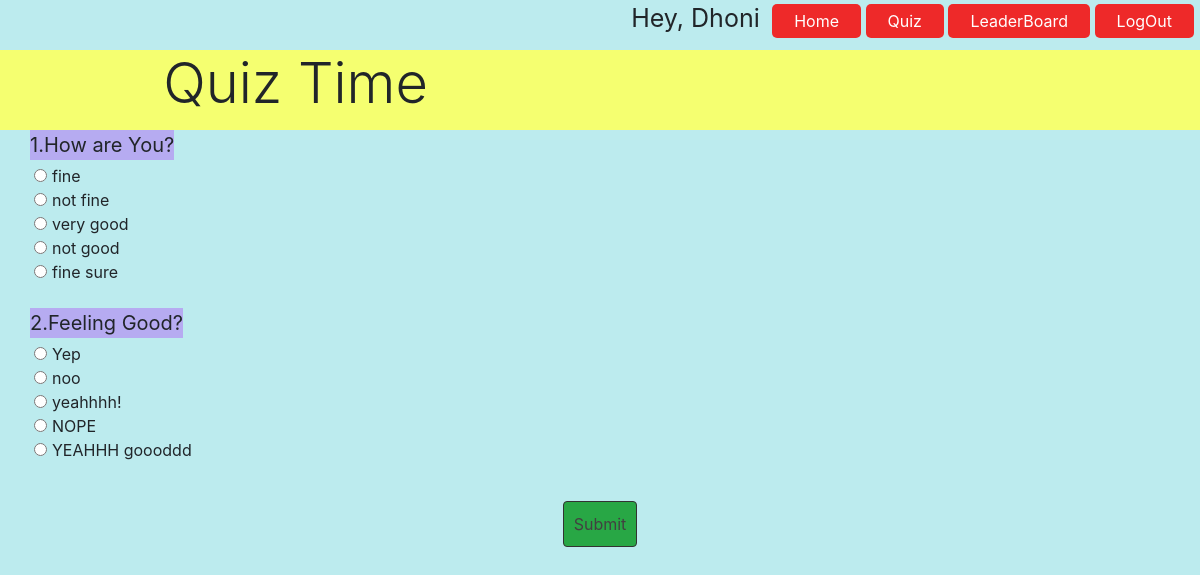
Page /basic_app/quiz/ (signed in) on the committed database.
### basic_app/models.py (models this page shows, shortened)
class Quiz(models.Model):
    question = models.CharField(max_length = 200)
    choice_one = models.CharField(max_length = 200)
    choice_two = models.CharField(max_length = 200)
    choice_three = models.CharField(max_length = 200)
    choice_four = models.CharField(max_length = 200)
    choice_five = models.CharField(max_length = 200)
    answer = models.CharField(max_length = 200)

### basic_app/views.py (the view)
# urls.py: path('quiz/',views.quiz,name="quiz"),
@login_required()
def quiz(request):
    questions = Quiz.objects.all()
    args = {'questions':questions}
    return render(request,'quiz/quiz.html',args)

### templates/quiz/quiz.html (shortened to what this page needs)
{% extends 'base.html' %} {% block content %}
<div class="header">
    <div class="display-4">Quiz Time</div>
</div>
<div class="qpage">
    <form action="{% url 'answer' %}" method="POST">
        <div class="mainQ">
            {% for question in questions %}
            <div class="quetionTitle">{{ question.id }}.{{ question.question }} </div><br>
            <div id="choices" class='select'>
                <input class='select' type="radio" name="{{question.id}}" value="{{question.choice_one}}" required><span class="label">{{question.choice_one}}</span><br>
                <input class='select' type="radio" name="{{question.id}}" value="{{question.choice_two}}" required><span class="label">{{question.choice_two}}</span><br>
                <input class='select' type="radio" name="{{question.id}}" value="{{question.choice_three}}" required><span class="label">{{question.choice_three}}</span><br>
                <input class='select' type="radio" name="{{question.id}}" value="{{question.choice_four}}" required><span class="label">{{question.choice_four}}</span><br>
                <input class='select' type="radio" name="{{question.id}}" value="{{question.choice_five}}" required><span class="label">{{question.choice_five}}</span><br>
            </div><br>
            {% endfor %}
        </div>
        <div style="text-align:center ;margin:5px"> <input class="btn btn-success" type="submit" class="submit" id="submit" value="Submit" /></div>
    </form>
</div>
{% endblock %}

### templates/base.html (shortened to what this page needs)
{% load static %}
<!DOCTYPE html>
<html lang="en">
<head>
    <link rel="stylesheet" href="https://stackpath.bootstrapcdn.com/bootstrap/4.4.1/css/bootstrap.min.css">
    <link href="{% static 'css/base.css' %}" rel="stylesheet">
    <link href="{% static 'css/quiz/quiz.css' %}" rel="stylesheet">
    <link href="{% static 'css/index.css' %}" rel="stylesheet">
</head>
<body>
    <div class="fix">
        <ul>
            {% if user.is_authenticated %}
            <span style="font-size:25px; margin-right:8px">Hey, {{user.username}}</span>
            {% endif %}
            <li><a href="{% url 'index' %}">Home</a></li>
            <li><a href="{% url 'quiz' %}">Quiz</a></li>
            <li><a href="{% url 'leader' %}">LeaderBoard</a></li>
            {% if user.is_authenticated %}
            <li><a href="{% url 'logout' %}">LogOut</a></li>
            {% else %}
            <li><a href="{% url 'login' %}">Login</a></li>
            <li><a href="{% url 'register' %}">Register</a></li>
            {% endif %}
        </ul>
    </div>
</body>
<div class="down">
    {% block content %} {% endblock %}
</div>
</html>

### basic_app/static/css/base.css (style rules this page uses)
ul { list-style-type: none; float: right; }
ul li { display: inline-block; }
ul li a { text-decoration: none; top: 20px; right: 20px; color: #fff; border: 2px solid transparent; padding: 5px 20px; border-radius: 5px; transition: 0.8s ease; background-color: rgb(238, 41, 41); }
.fix { margin: auto; width: 99%; height: 50px; }

### basic_app/static/css/quiz/quiz.css (style rules this page uses)
.header { background-color: rgb(245, 255, 112); height: 80px; text-align: center; }
.quetionTitle { font-size: 20px; margin-left: 30px; background-color: rgb(182, 171, 241); max-width: fit-content; margin-bottom: -20px; }
.select { margin-left: 17px; }
.label { padding: 5px }

### basic_app/static/css/index.css (style rules this page uses)
.btn { border: 1px solid rgb(51, 50, 50); margin: 10px; padding: 10px; text-decoration: none; color: rgb(66, 64, 64); }
body { background-color: rgb(188, 235, 238); }

### rows in the picture
Quiz: id "1", question "How are You?", choice_one "fine", choice_two "not fine", choice_three "very good", choice_four "not good", choice_five "fine sure"
Quiz: id "2", question "Feeling Good?", choice_one "Yep", choice_two "noo", choice_three "yeahhhh!", choice_four "NOPE", choice_five "YEAHHH goooddd"

### other values in the picture
{{ user.username }} "Dhoni"
